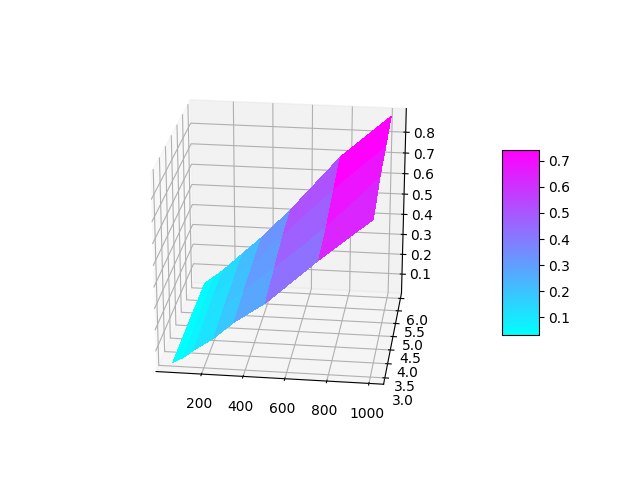

Write Python code to recreate this figure.
import numpy as np
from mpl_toolkits.mplot3d import Axes3D
import matplotlib.pyplot as plt
from matplotlib import cm
from matplotlib.ticker import LinearLocator, FormatStrFormatter

fig = plt.figure()
ax = fig.gca(projection='3d')

x = [50, 100, 150, 250, 350, 500, 750, 1000]
y = [3, 4, 5, 6]
z = [[0.021, 0.024, 0.027, 0.029],
     [0.047, 0.055, 0.062, 0.065],
     [0.084, 0.087, 0.102, 0.103],
     [0.148, 0.164, 0.178, 0.190],
     [0.230, 0.251, 0.264, 0.277],
     [0.327, 0.368, 0.406, 0.422],
     [0.538, 0.573, 0.637, 0.690],
     [0.733, 0.809, 0.848, 0.894]]

X = np.asarray(x)
Y = np.asarray(y)
X, Y = np.meshgrid(X, Y)
Z = np.asarray(z)
Z = Z.transpose()

surf = ax.plot_surface(X, Y, Z, cmap=cm.cool, antialiased=False)

fig.colorbar(surf, shrink=0.5, aspect=5)
plt.show()
